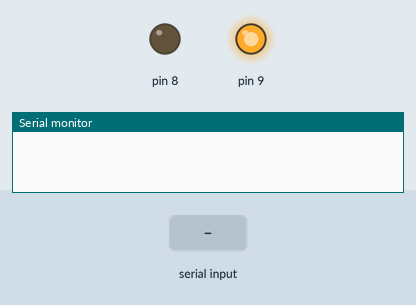
Simulated run of this sketch. Board: Arduino Uno, built with avr-gcc and run on an emulated ATmega328P. Parts: output pins drawn as LEDs (lit = HIGH), the last lines printed to the serial monitor. The inputs (shaded band) are chosen by the test bench.

Above: at 0.8 s.
0.9 s: "b" received over Serial
At 1.8 s:
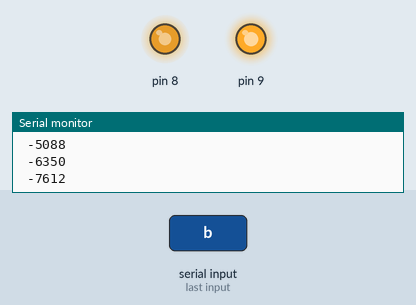
2.9 s: "a" received over Serial
At 4.0 s:
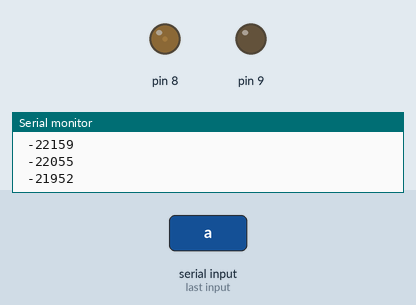
5.9 s: "z" received over Serial
At 7.2 s:
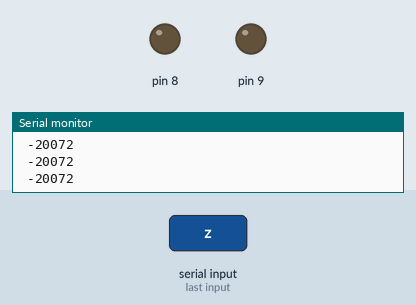
7.5 s: "t" received over Serial
At 9.2 s:
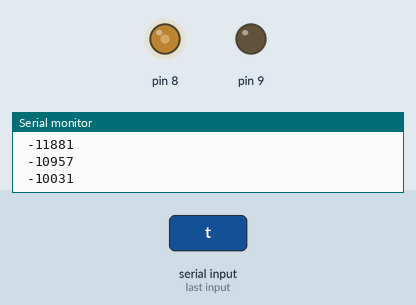
Timing chart, 0 to 10.7 s (numbered marks = the images above; inputs shaded):
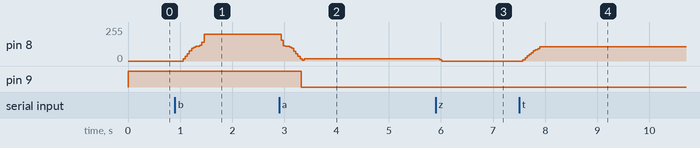

Measured:
- after the input at 0.9 s, pin 8: moves from 0/255 to 201/255 over 0.40 s, starting after 0.16 s
- after the input at 2.9 s, pin 9: HIGH → LOW after 0.42 s
- after the input at 5.9 s, pin 8: 16/255 → 0/255 after 0.08 s
- after the input at 7.5 s, pin 8: moves from 0/255 to 107/255 over 0.32 s, starting after 0.07 s

The sketch:

StepperIndexer_Demo.ino
```cpp
#include <StepperIndexer.h>


//*********************************************
//        Indexeur pour Moteur Pas à Pas
//*********************************************
//  version: V1.0
// Auteur: Christian TROUILLET


int32_t cptmes2;
int32_t cptmes3;

 TStepperIndexer MyStepper(8,9);

void setup() {

  Serial.begin(38400, SERIAL_8N1 );

 StepperSetupHardWare();
MyStepper.SetAccel(30000);
  establishContact();  // send a byte to establish contact until receiver responds
}

void loop() {


  delay(100);

 if (Serial.available() > 0) {


   int8_t brecept = Serial.read();
   if (brecept == 'a')
      MyStepper.SetSpeed(1000);
   if (brecept == 'b')
      MyStepper.SetSpeed(-12000);
   if (brecept == 'z')
      MyStepper.SetSpeed(0);
    if (brecept == 't')
      MyStepper.GoToTarget(60000,8000);
      if (brecept == 'r')
      MyStepper.GoToTarget(0,10000);

 }

    cptmes2=MyStepper.Position;

     Serial.print((int32_t)(cptmes2));
     Serial.write("\n ");


}

void establishContact() {
  while (Serial.available() <= 0) {

    delay(5);
  }
}
```
